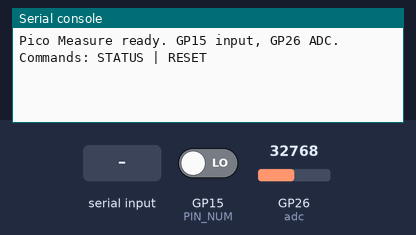
Simulated run of this program. Board: Raspberry Pi Pico running MicroPython. On the bench: the last lines printed to the serial console. The inputs (shaded band) are chosen by the test bench; at power-on: GP15 (PIN_NUM) LOW, GP26 (adc) = 32768 (analog values on the 0–65535 scale).

Above: at 1.2 s.
1.3 s: "STATUS" typed at the serial console, then Enter
At 2.2 s:
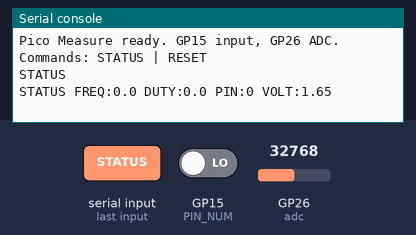
2.8 s: "RESET" typed at the serial console, then Enter
At 3.3 s:
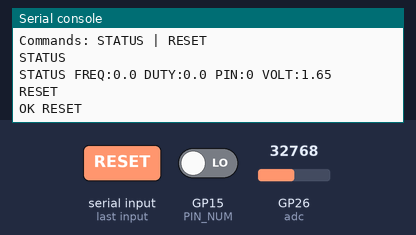
4.3 s: "1" typed at the serial console, then Enter
At 5.7 s:
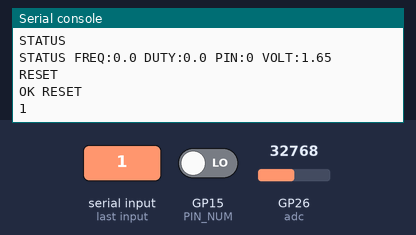

The program:

pico_measure.py
```python
# Raspberry Pi Pico - MicroPython
# GP15の電圧変動を検出して周波数・Duty比を計算
# GP26(ADC0)でアナログ電圧計測
# コマンド: STATUS → FREQ, DUTY, PIN, VOLT の状態返答
#           RESET  → 計測値リセット

import machine
import utime
import sys
import uselect

PIN_NUM = 15
pin = machine.Pin(PIN_NUM, machine.Pin.IN, machine.Pin.PULL_DOWN)

# GP26 ADC（アナログ電圧計測）
adc = machine.ADC(machine.Pin(26))
VREF = 3.3

def get_voltage():
    # 16回平均でノイズ低減
    total = sum(adc.read_u16() for _ in range(16))
    raw = total // 16
    return round(raw / 65535 * VREF, 3)

# 計測値（IRQハンドラと共有）
_rise_time = 0
_prev_rise = 0
_period_us = 0
_high_us = 0
_last_edge_us = 0

def on_edge(p):
    global _rise_time, _prev_rise, _period_us, _high_us, _last_edge_us
    now = utime.ticks_us()
    _last_edge_us = now
    if p.value() == 1:  # 立ち上がり
        if _prev_rise > 0:
            _period_us = utime.ticks_diff(now, _prev_rise)
        _prev_rise = now
        _rise_time = now
    else:               # 立ち下がり
        if _rise_time > 0:
            _high_us = utime.ticks_diff(now, _rise_time)

pin.irq(trigger=machine.Pin.IRQ_RISING | machine.Pin.IRQ_FALLING, handler=on_edge)

def get_freq():
    if _period_us <= 0:
        return 0.0
    # 最後のエッジから1秒以上経過していたら0
    if utime.ticks_diff(utime.ticks_us(), _last_edge_us) > 1000000:
        return 0.0
    return round(1000000.0 / _period_us, 2)

def get_duty():
    if _period_us <= 0:
        return 0.0
    return round(_high_us / _period_us * 100.0, 1)

def reset_measure():
    global _rise_time, _prev_rise, _period_us, _high_us, _last_edge_us
    _rise_time = 0
    _prev_rise = 0
    _period_us = 0
    _high_us = 0
    _last_edge_us = 0

def main_loop():
    poller = uselect.poll()
    poller.register(sys.stdin, uselect.POLLIN)
    while True:
        try:
            events = poller.poll(0)
            if events:
                line = sys.stdin.readline().strip()
                if line == "STATUS":
                    freq = get_freq()
                    duty = get_duty()
                    volt = get_voltage()
                    print("STATUS FREQ:" + str(freq) + " DUTY:" + str(duty) + " PIN:" + str(pin.value()) + " VOLT:" + str(volt))
                elif line == "RESET":
                    reset_measure()
                    print("OK RESET")
        except Exception:
            utime.sleep_ms(10)
            continue

        utime.sleep_ms(1)

print("Pico Measure ready. GP15 input, GP26 ADC.")
print("Commands: STATUS | RESET")
main_loop()
```

Measured:
- after the input at 1.3 s, the serial console: prints a new line at once (image 1)
- after the input at 2.8 s, the serial console: prints a new line at once (image 2)
- after the input at 4.3 s, the serial console: prints a new line at once (image 3)
